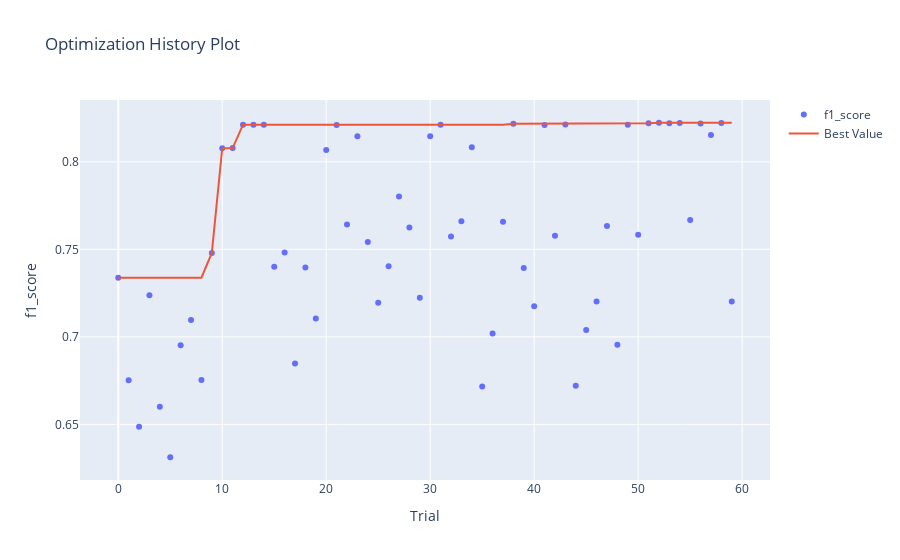

Notebook code for this chart:
### Markdown cell above
График истории оптимизации - отображает количество испытаний на оси Х и метрику на оси Y.

Следует использовать эту диаграмму, чтобы проверить, идет ли оптимизация гиперпараметров в правильном направлении или нет.

### Code cell
optuna.visualization.plot_optimization_history(study, target_name="f1_score")
